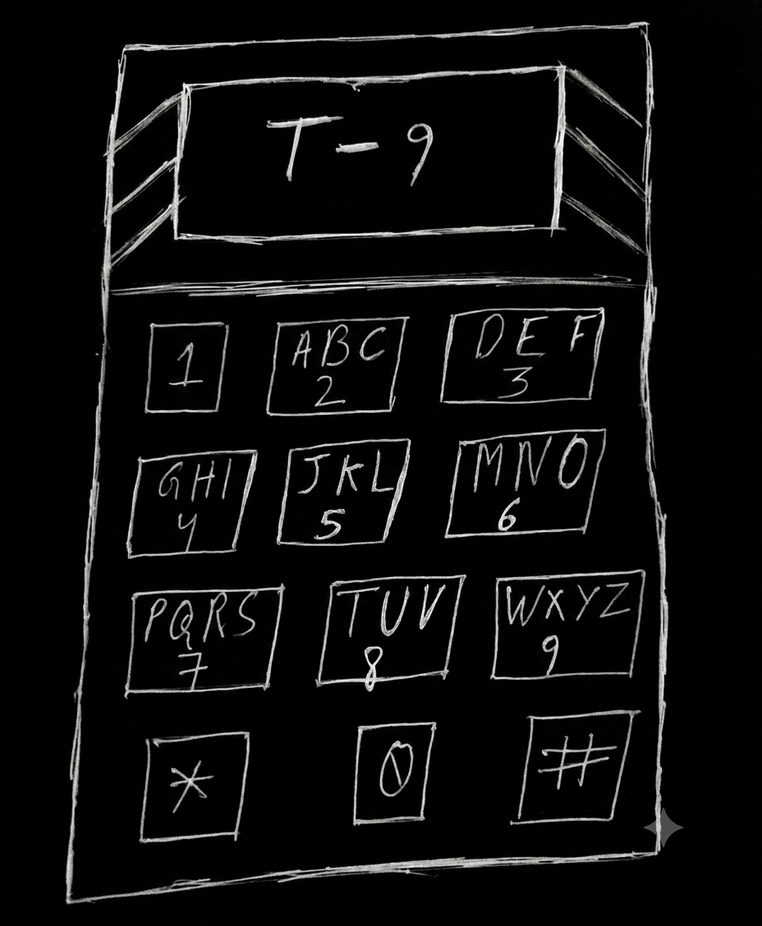
#> input picture steg/t9.png, 762 x 926 px, shrunk from 928 x 1128 before the run, found by its file name
$ python loop.py
#> lines starting #> are read from the running program, lines starting #| are printed output that depends on the picture
from PIL import Image
i = Image.open('t9.png')
#> i is the input picture: PIL image 762x926 RGB; mean R, G, B 13.2, 13.3, 13.2
w, h = i.size
#> w = 762; h = 926
size = min(w, h)
#> size = 762
black = 0,0,0
red = 255,0,0
green = 0,255,0
blue = 0,0,255
for x in range(size):
    for y in range(0, size, 2):
        i.putpixel((y,x), black)
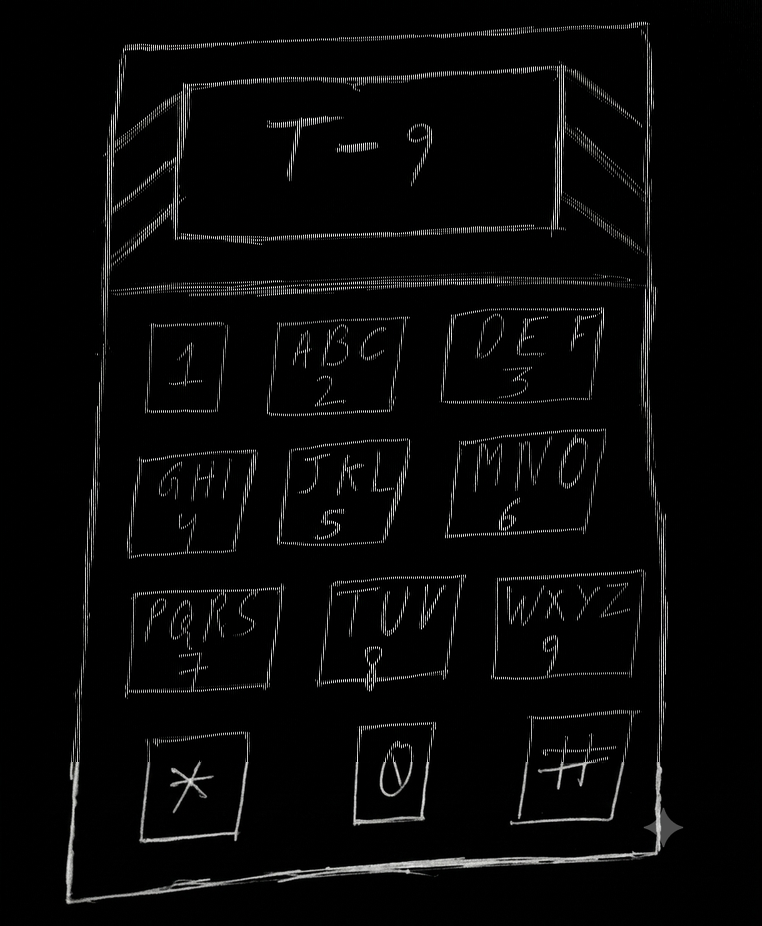
#> i: PIL image 762x926 RGB; mean R, G, B 7.6, 7.6, 7.5
for x in range(size):
    for y in range(1, size, 2):
        i.putpixel((y,x), red)
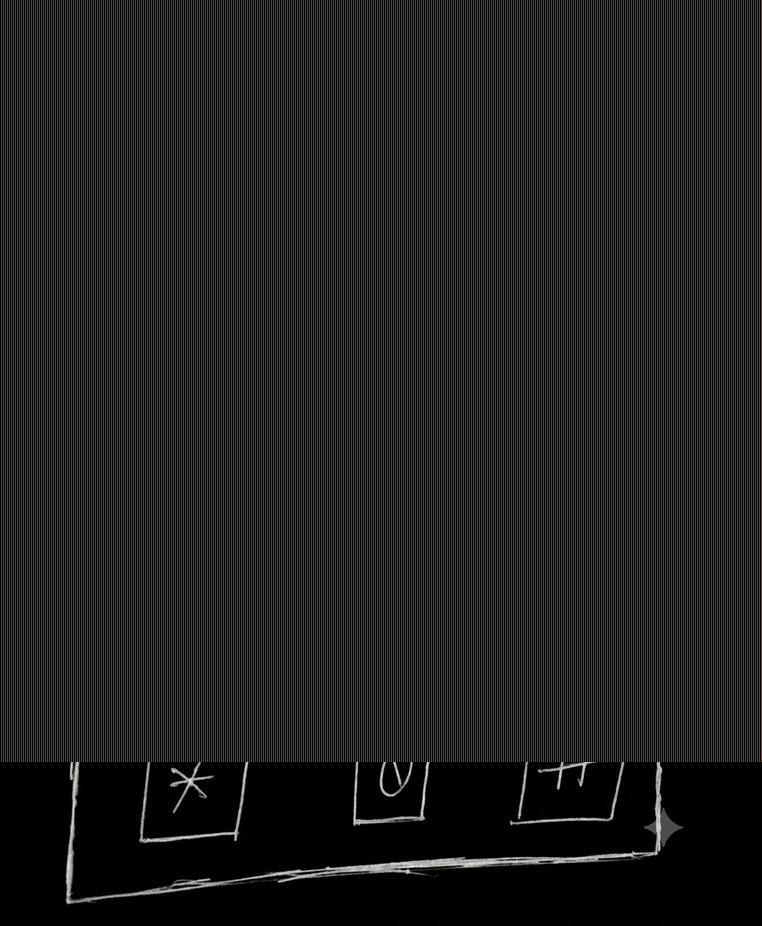
#> i: PIL image 762x926 RGB; mean R, G, B 106.8, 1.9, 1.9
i.save('o2.png')

$ run again, with steg/my.png copied over steg/t9.png
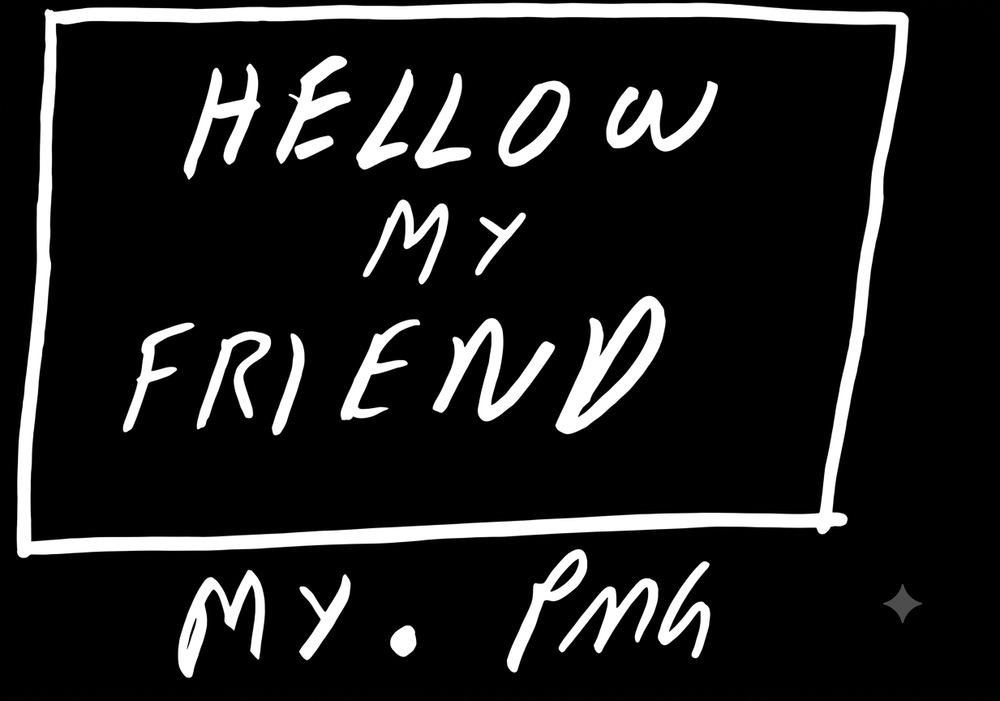
#> input picture steg/my.png, 1000 x 701 px, shrunk from 1233 x 864 before the run, found by its file name
#> i is the input picture: PIL image 1000x701 RGB; mean R, G, B 30.5, 30.5, 30.5
#> after the loop `for x in range(size):`:
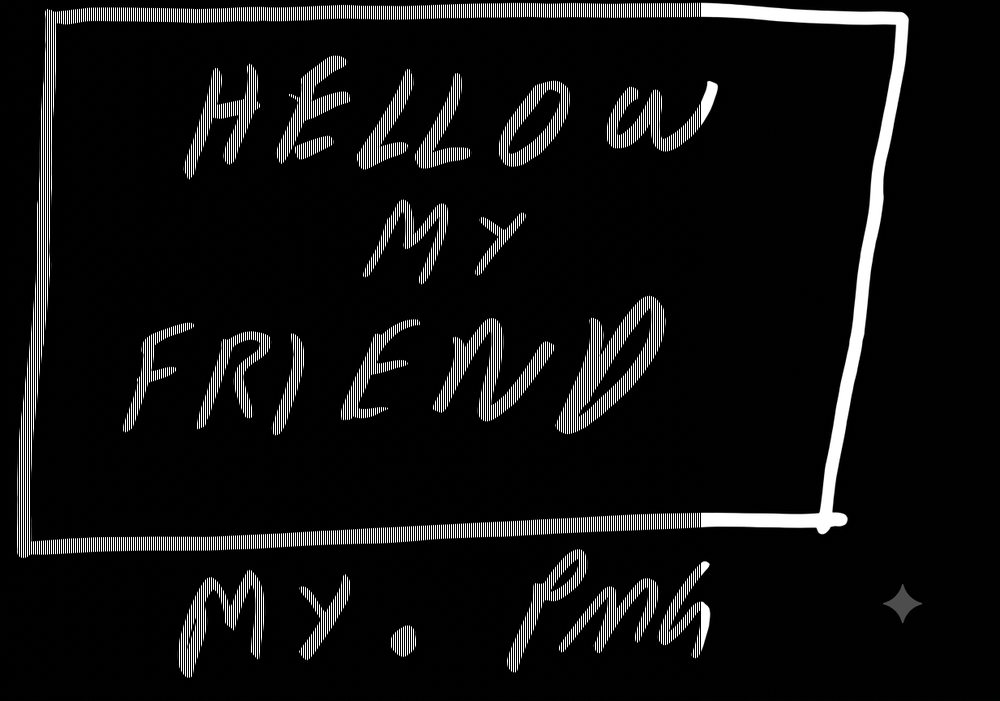
#> i: PIL image 1000x701 RGB; mean R, G, B 17.5, 17.5, 17.5
#> after the loop `for x in range(size):`:
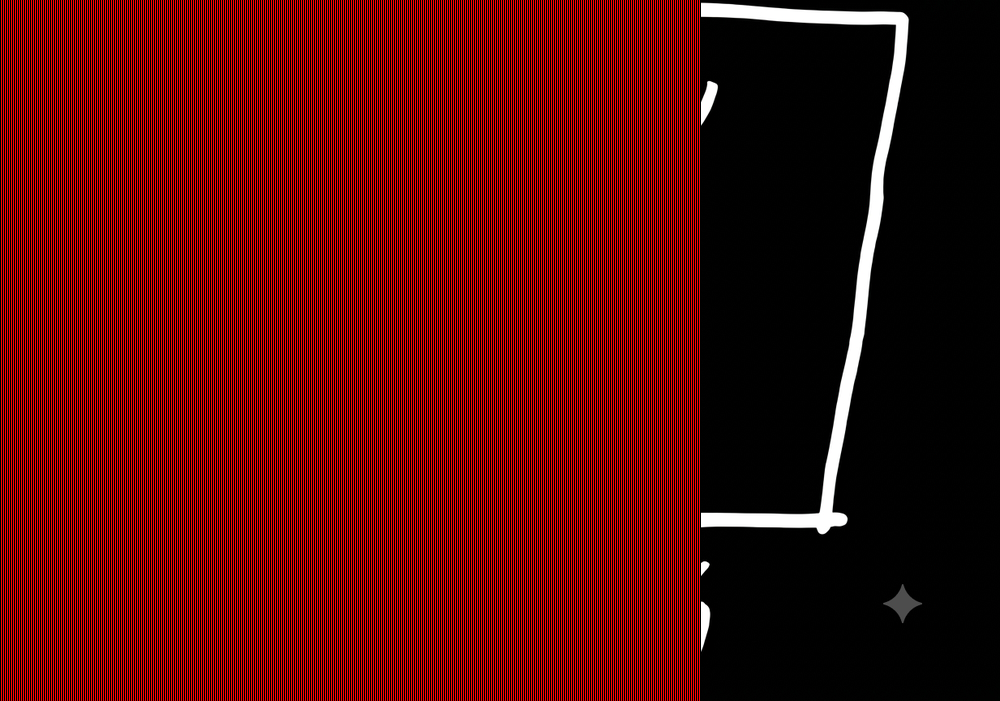
#> i: PIL image 1000x701 RGB; mean R, G, B 93.7, 4.5, 4.5

$ run again, with steg/noice.png copied over steg/t9.png
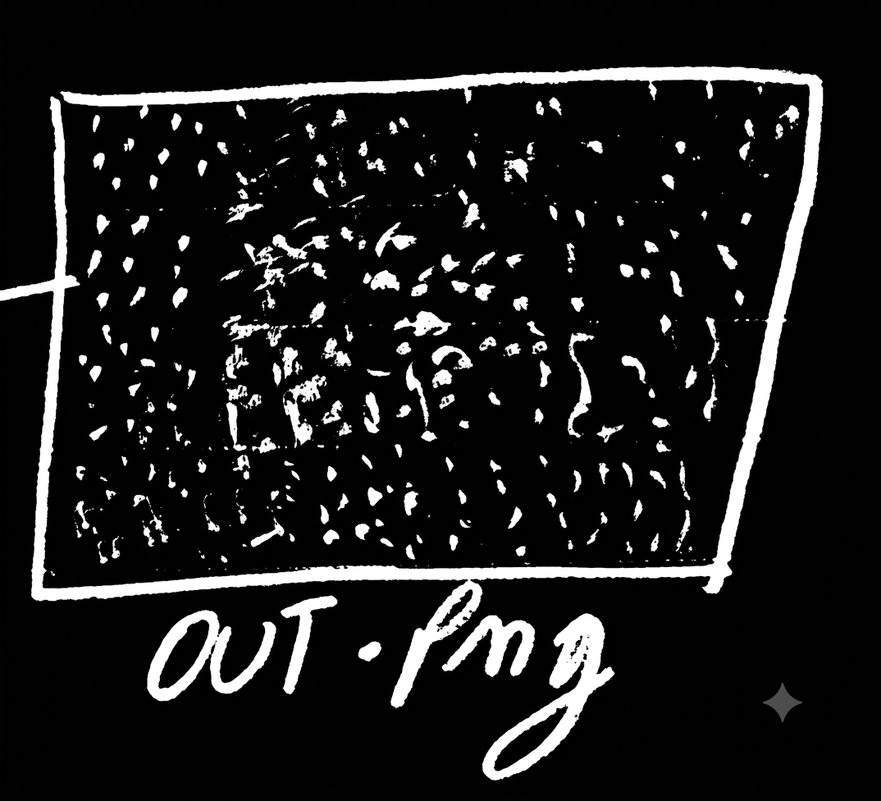
#> input picture steg/noice.png, 881 x 801 px, shrunk from 1074 x 976 before the run, found by its file name
#> i is the input picture: PIL image 881x801 RGB; mean R, G, B 27.5, 27.5, 27.5
#> after the loop `for x in range(size):`:
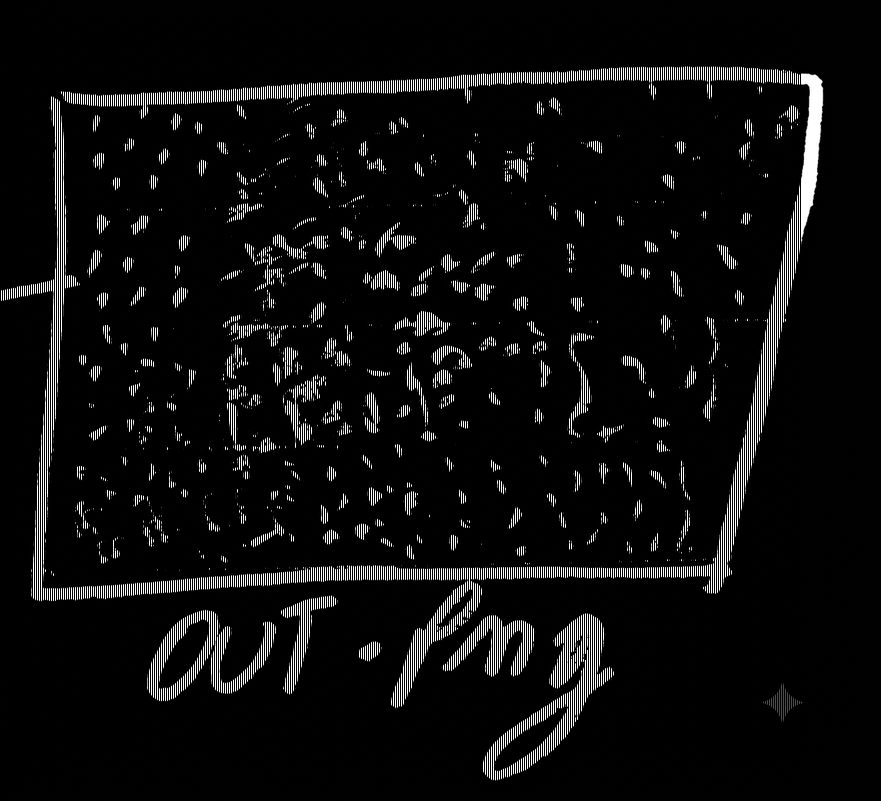
#> i: PIL image 881x801 RGB; mean R, G, B 14.1, 14.1, 14.1
#> after the loop `for x in range(size):`:
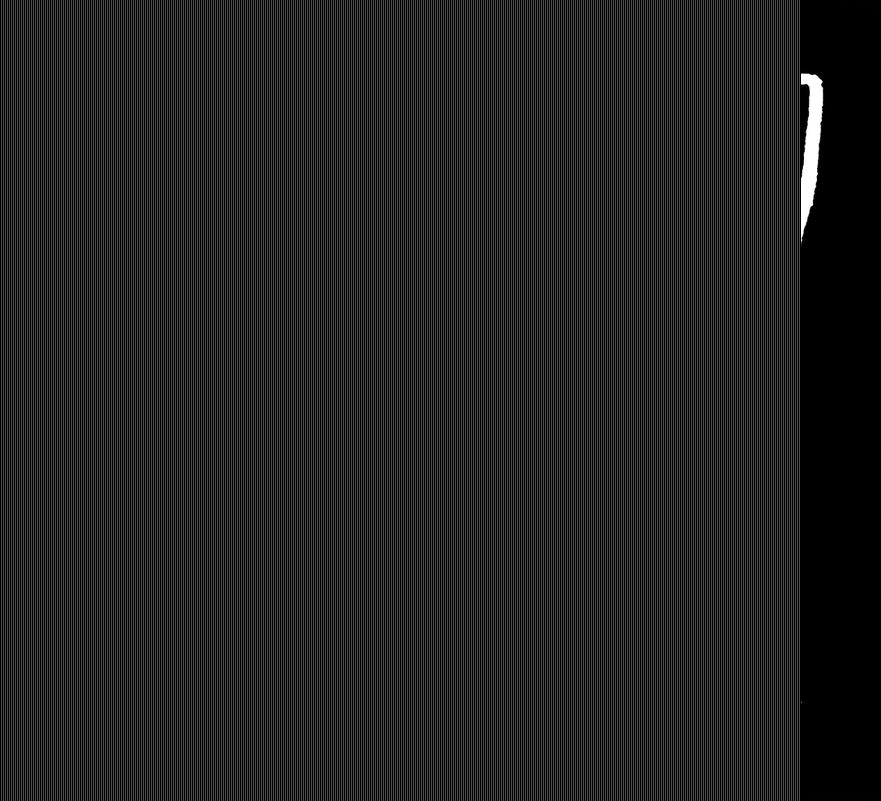
#> i: PIL image 881x801 RGB; mean R, G, B 116.6, 0.8, 0.8
